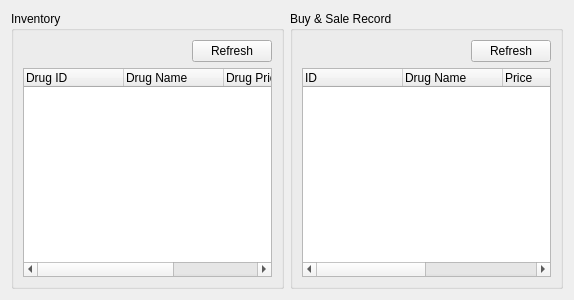
<?xml version="1.0" encoding="UTF-8"?>
<ui version="4.0">
 <class>PageSaleRecordWidget</class>
 <widget class="QWidget" name="PageSaleRecordWidget">
  <property name="geometry">
   <rect>
    <x>0</x>
    <y>0</y>
    <width>574</width>
    <height>300</height>
   </rect>
  </property>
  <layout class="QHBoxLayout" name="horizontalLayout_3">
   <item>
    <widget class="QGroupBox" name="groupBox_2">
     <property name="title">
      <string>Inventory</string>
     </property>
     <layout class="QVBoxLayout" name="verticalLayout">
      <item>
       <layout class="QHBoxLayout" name="horizontalLayout">
        <item>
         <spacer name="horizontalSpacer">
          <property name="orientation">
           <enum>Qt::Horizontal</enum>
          </property>
          <property name="sizeHint" stdset="0">
           <size>
            <width>40</width>
            <height>20</height>
           </size>
          </property>
         </spacer>
        </item>
        <item>
         <widget class="QPushButton" name="refreshInventoryBtn">
          <property name="text">
           <string>Refresh</string>
          </property>
         </widget>
        </item>
       </layout>
      </item>
      <item>
       <widget class="QTreeWidget" name="drugInventoryList">
        <column>
         <property name="text">
          <string>Drug ID</string>
         </property>
        </column>
        <column>
         <property name="text">
          <string>Drug Name</string>
         </property>
        </column>
        <column>
         <property name="text">
          <string>Drug Price</string>
         </property>
        </column>
        <column>
         <property name="text">
          <string>Inventory</string>
         </property>
        </column>
       </widget>
      </item>
     </layout>
    </widget>
   </item>
   <item>
    <widget class="QGroupBox" name="groupBox">
     <property name="title">
      <string>Buy &amp;&amp; Sale Record</string>
     </property>
     <layout class="QVBoxLayout" name="verticalLayout_2">
      <item>
       <layout class="QHBoxLayout" name="horizontalLayout_2">
        <item>
         <spacer name="horizontalSpacer_2">
          <property name="orientation">
           <enum>Qt::Horizontal</enum>
          </property>
          <property name="sizeHint" stdset="0">
           <size>
            <width>40</width>
            <height>20</height>
           </size>
          </property>
         </spacer>
        </item>
        <item>
         <widget class="QPushButton" name="refreshRecordBtn">
          <property name="text">
           <string>Refresh</string>
          </property>
         </widget>
        </item>
       </layout>
      </item>
      <item>
       <widget class="QTreeWidget" name="recordList">
        <column>
         <property name="text">
          <string>ID</string>
         </property>
        </column>
        <column>
         <property name="text">
          <string>Drug Name</string>
         </property>
        </column>
        <column>
         <property name="text">
          <string>Price</string>
         </property>
        </column>
        <column>
         <property name="text">
          <string>Count</string>
         </property>
        </column>
        <column>
         <property name="text">
          <string>Type</string>
         </property>
        </column>
       </widget>
      </item>
     </layout>
    </widget>
   </item>
  </layout>
 </widget>
 <resources/>
 <connections/>
</ui>
